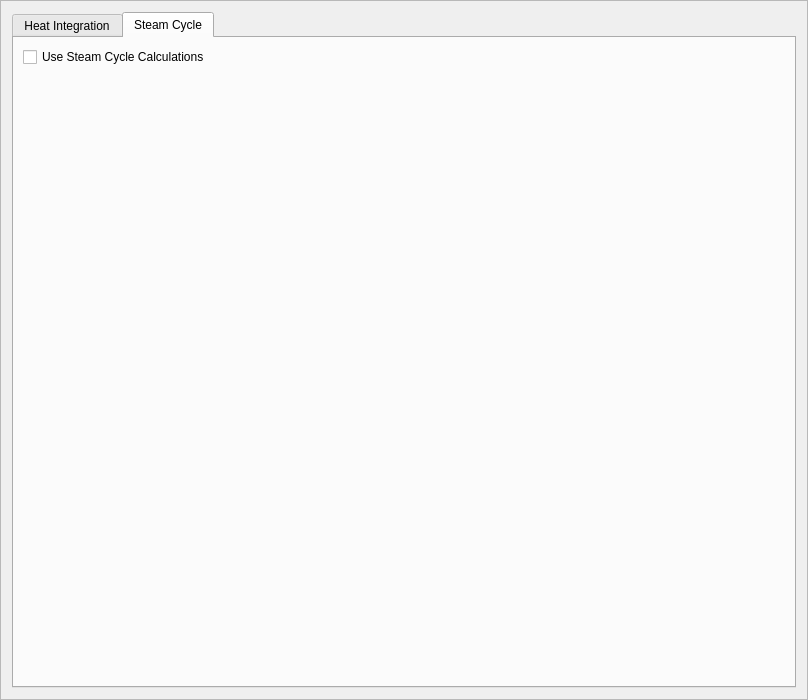
<?xml version="1.0" encoding="UTF-8"?>
<ui version="4.0">
 <class>heatIntegrationFrame</class>
 <widget class="QFrame" name="heatIntegrationFrame">
  <property name="geometry">
   <rect>
    <x>0</x>
    <y>0</y>
    <width>808</width>
    <height>700</height>
   </rect>
  </property>
  <property name="windowTitle">
   <string>Frame</string>
  </property>
  <property name="frameShape">
   <enum>QFrame::StyledPanel</enum>
  </property>
  <property name="frameShadow">
   <enum>QFrame::Raised</enum>
  </property>
  <layout class="QVBoxLayout" name="verticalLayout">
   <item>
    <widget class="QTabWidget" name="tabWidget">
     <property name="currentIndex">
      <number>1</number>
     </property>
     <widget class="QWidget" name="tab">
      <attribute name="title">
       <string>Heat Integration</string>
      </attribute>
      <layout class="QVBoxLayout" name="verticalLayout_2">
       <item>
        <widget class="QCheckBox" name="checkBox">
         <property name="text">
          <string>Run Heat Integration</string>
         </property>
        </widget>
       </item>
       <item>
        <layout class="QGridLayout" name="gridLayout_3">
         <item row="14" column="1">
          <widget class="QLabel" name="label_7">
           <property name="text">
            <string>Utility.Cost</string>
           </property>
           <property name="alignment">
            <set>Qt::AlignRight|Qt::AlignTrailing|Qt::AlignVCenter</set>
           </property>
           <property name="buddy">
            <cstring>UtilityCostEdit</cstring>
           </property>
          </widget>
         </item>
         <item row="11" column="3">
          <widget class="QLabel" name="label_17">
           <property name="text">
            <string>Intermediate-pressure steam (230 C) consumption (Cost: $8.04/GJ) (GJ/hr)</string>
           </property>
          </widget>
         </item>
         <item row="12" column="3">
          <widget class="QLabel" name="label_18">
           <property name="text">
            <string>Minimum number of heat exchangers</string>
           </property>
          </widget>
         </item>
         <item row="11" column="2">
          <widget class="QLineEdit" name="IPSteamConsEdit"/>
         </item>
         <item row="1" column="0">
          <widget class="QLabel" name="label_15">
           <property name="font">
            <font>
             <weight>75</weight>
             <bold>true</bold>
            </font>
           </property>
           <property name="text">
            <string>Input</string>
           </property>
          </widget>
         </item>
         <item row="9" column="3">
          <widget class="QLabel" name="label_14">
           <property name="text">
            <string>Cooling water (20 C) consumption (Cost: $0.21/GJ) (GJ/hr)</string>
           </property>
          </widget>
         </item>
         <item row="13" column="3">
          <widget class="QLabel" name="label_19">
           <property name="text">
            <string>Low-pressure steam (164 C) consumption (Cost: $6.25/GJ) (GJ/hr)</string>
           </property>
          </widget>
         </item>
         <item row="6" column="2">
          <widget class="QLineEdit" name="maxtimeEdit"/>
         </item>
         <item row="13" column="2">
          <widget class="QLineEdit" name="LPSteamConsEdit"/>
         </item>
         <item row="14" column="2">
          <widget class="QLineEdit" name="UtilityCostEdit"/>
         </item>
         <item row="14" column="3">
          <widget class="QLabel" name="label_20">
           <property name="text">
            <string>Total utility cost ($/hr)</string>
           </property>
          </widget>
         </item>
         <item row="11" column="1">
          <widget class="QLabel" name="label_10">
           <property name="text">
            <string>IP_Steam.Consumption</string>
           </property>
           <property name="alignment">
            <set>Qt::AlignRight|Qt::AlignTrailing|Qt::AlignVCenter</set>
           </property>
           <property name="buddy">
            <cstring>IPSteamConsEdit</cstring>
           </property>
          </widget>
         </item>
         <item row="9" column="1">
          <widget class="QLabel" name="label_13">
           <property name="text">
            <string>Cooling_Water.Consumption</string>
           </property>
           <property name="alignment">
            <set>Qt::AlignRight|Qt::AlignTrailing|Qt::AlignVCenter</set>
           </property>
           <property name="buddy">
            <cstring>coolingWaterConsEdit</cstring>
           </property>
          </widget>
         </item>
         <item row="9" column="2">
          <widget class="QLineEdit" name="coolingWaterConsEdit"/>
         </item>
         <item row="12" column="2">
          <widget class="QLineEdit" name="MinNoHxEdit"/>
         </item>
         <item row="7" column="2">
          <widget class="QLineEdit" name="netPowerEdit"/>
         </item>
         <item row="2" column="2">
          <widget class="QLineEdit" name="hratEdit"/>
         </item>
         <item row="12" column="1">
          <widget class="QLabel" name="label_9">
           <property name="text">
            <string>Min.No.HX</string>
           </property>
           <property name="alignment">
            <set>Qt::AlignRight|Qt::AlignTrailing|Qt::AlignVCenter</set>
           </property>
           <property name="buddy">
            <cstring>MinNoHxEdit</cstring>
           </property>
          </widget>
         </item>
         <item row="10" column="1">
          <widget class="QLabel" name="label_11">
           <property name="text">
            <string>FH.Heat.Addition</string>
           </property>
           <property name="alignment">
            <set>Qt::AlignRight|Qt::AlignTrailing|Qt::AlignVCenter</set>
           </property>
           <property name="buddy">
            <cstring>feedWaterHeatAddEdit</cstring>
           </property>
          </widget>
         </item>
         <item row="2" column="3">
          <widget class="QLabel" name="label_3">
           <property name="text">
            <string>Minimum approach temperature (K)</string>
           </property>
          </widget>
         </item>
         <item row="6" column="3">
          <widget class="QLabel" name="label_5">
           <property name="text">
            <string>Maximum allowable time for heat integration (s)</string>
           </property>
          </widget>
         </item>
         <item row="2" column="1">
          <widget class="QLabel" name="label">
           <property name="text">
            <string>Hrat</string>
           </property>
           <property name="alignment">
            <set>Qt::AlignRight|Qt::AlignTrailing|Qt::AlignVCenter</set>
           </property>
           <property name="buddy">
            <cstring>hratEdit</cstring>
           </property>
          </widget>
         </item>
         <item row="10" column="2">
          <widget class="QLineEdit" name="feedWaterHeatAddEdit"/>
         </item>
         <item row="13" column="1">
          <widget class="QLabel" name="label_8">
           <property name="text">
            <string>LP_Steam.Consumption</string>
           </property>
           <property name="alignment">
            <set>Qt::AlignRight|Qt::AlignTrailing|Qt::AlignVCenter</set>
           </property>
           <property name="buddy">
            <cstring>LPSteamConsEdit</cstring>
           </property>
          </widget>
         </item>
         <item row="10" column="3">
          <widget class="QLabel" name="label_16">
           <property name="text">
            <string>Heat addition to feed water heaters (GJ/hr)</string>
           </property>
          </widget>
         </item>
         <item row="7" column="3">
          <widget class="QLabel" name="label_6">
           <property name="text">
            <string>Net power output without CCS (MW)</string>
           </property>
          </widget>
         </item>
         <item row="8" column="0">
          <widget class="QLabel" name="label_12">
           <property name="font">
            <font>
             <weight>75</weight>
             <bold>true</bold>
            </font>
           </property>
           <property name="text">
            <string>Output</string>
           </property>
          </widget>
         </item>
         <item row="7" column="1">
          <widget class="QLabel" name="label_2">
           <property name="text">
            <string>Net.Power</string>
           </property>
           <property name="alignment">
            <set>Qt::AlignRight|Qt::AlignTrailing|Qt::AlignVCenter</set>
           </property>
           <property name="buddy">
            <cstring>netPowerEdit</cstring>
           </property>
          </widget>
         </item>
         <item row="6" column="1">
          <widget class="QLabel" name="label_4">
           <property name="text">
            <string>Max.Time</string>
           </property>
           <property name="alignment">
            <set>Qt::AlignRight|Qt::AlignTrailing|Qt::AlignVCenter</set>
           </property>
           <property name="buddy">
            <cstring>maxtimeEdit</cstring>
           </property>
          </widget>
         </item>
         <item row="1" column="4">
          <spacer name="horizontalSpacer">
           <property name="orientation">
            <enum>Qt::Horizontal</enum>
           </property>
           <property name="sizeHint" stdset="0">
            <size>
             <width>40</width>
             <height>20</height>
            </size>
           </property>
          </spacer>
         </item>
        </layout>
       </item>
       <item>
        <spacer name="verticalSpacer">
         <property name="orientation">
          <enum>Qt::Vertical</enum>
         </property>
         <property name="sizeHint" stdset="0">
          <size>
           <width>20</width>
           <height>40</height>
          </size>
         </property>
        </spacer>
       </item>
      </layout>
     </widget>
     <widget class="QWidget" name="tab_2">
      <attribute name="title">
       <string>Steam Cycle</string>
      </attribute>
      <layout class="QVBoxLayout" name="verticalLayout_5">
       <item>
        <widget class="QCheckBox" name="checkBox_2">
         <property name="text">
          <string>Use Steam Cycle Calculations</string>
         </property>
        </widget>
       </item>
       <item>
        <spacer name="verticalSpacer_2">
         <property name="orientation">
          <enum>Qt::Vertical</enum>
         </property>
         <property name="sizeHint" stdset="0">
          <size>
           <width>20</width>
           <height>40</height>
          </size>
         </property>
        </spacer>
       </item>
      </layout>
     </widget>
    </widget>
   </item>
  </layout>
 </widget>
 <resources/>
 <connections/>
</ui>
